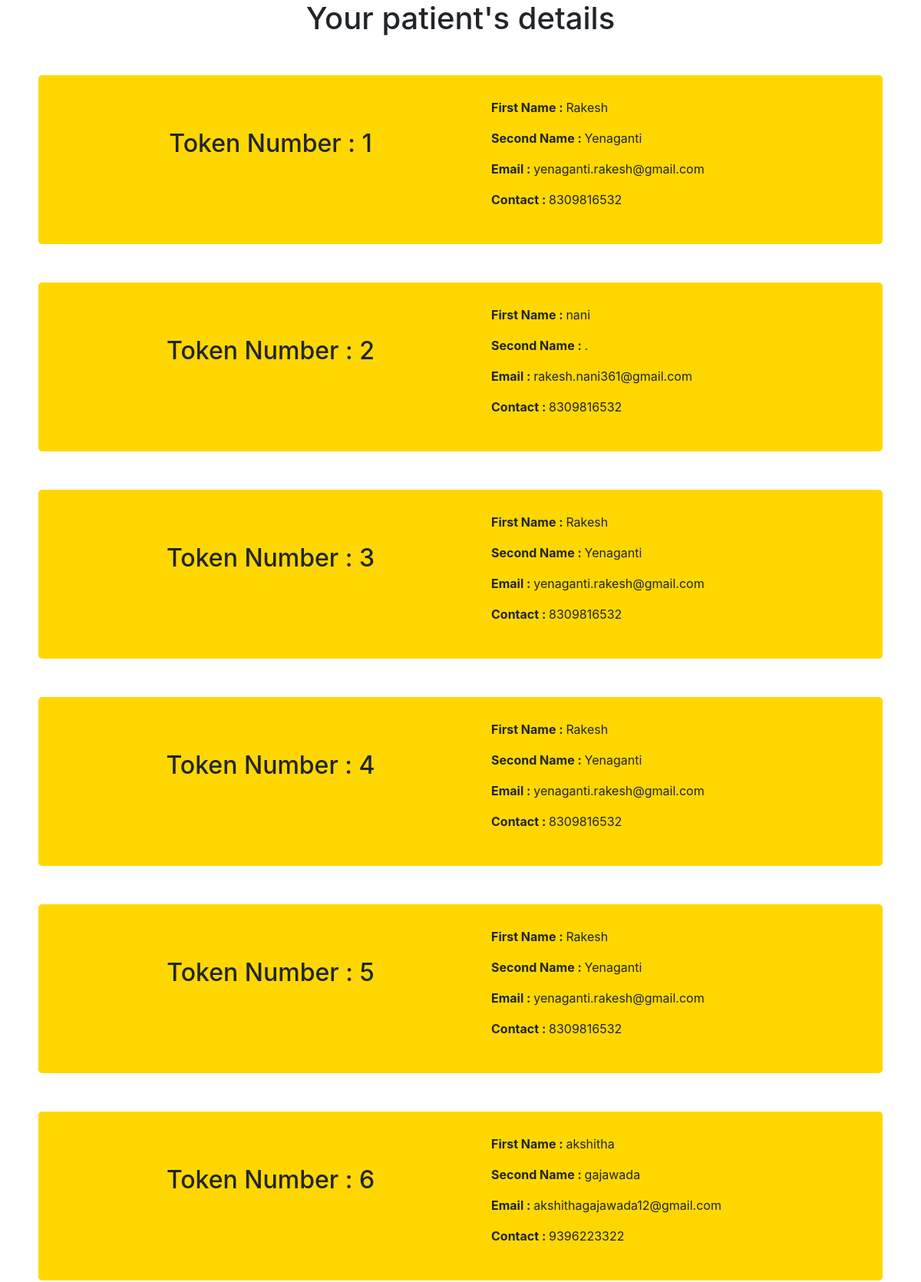
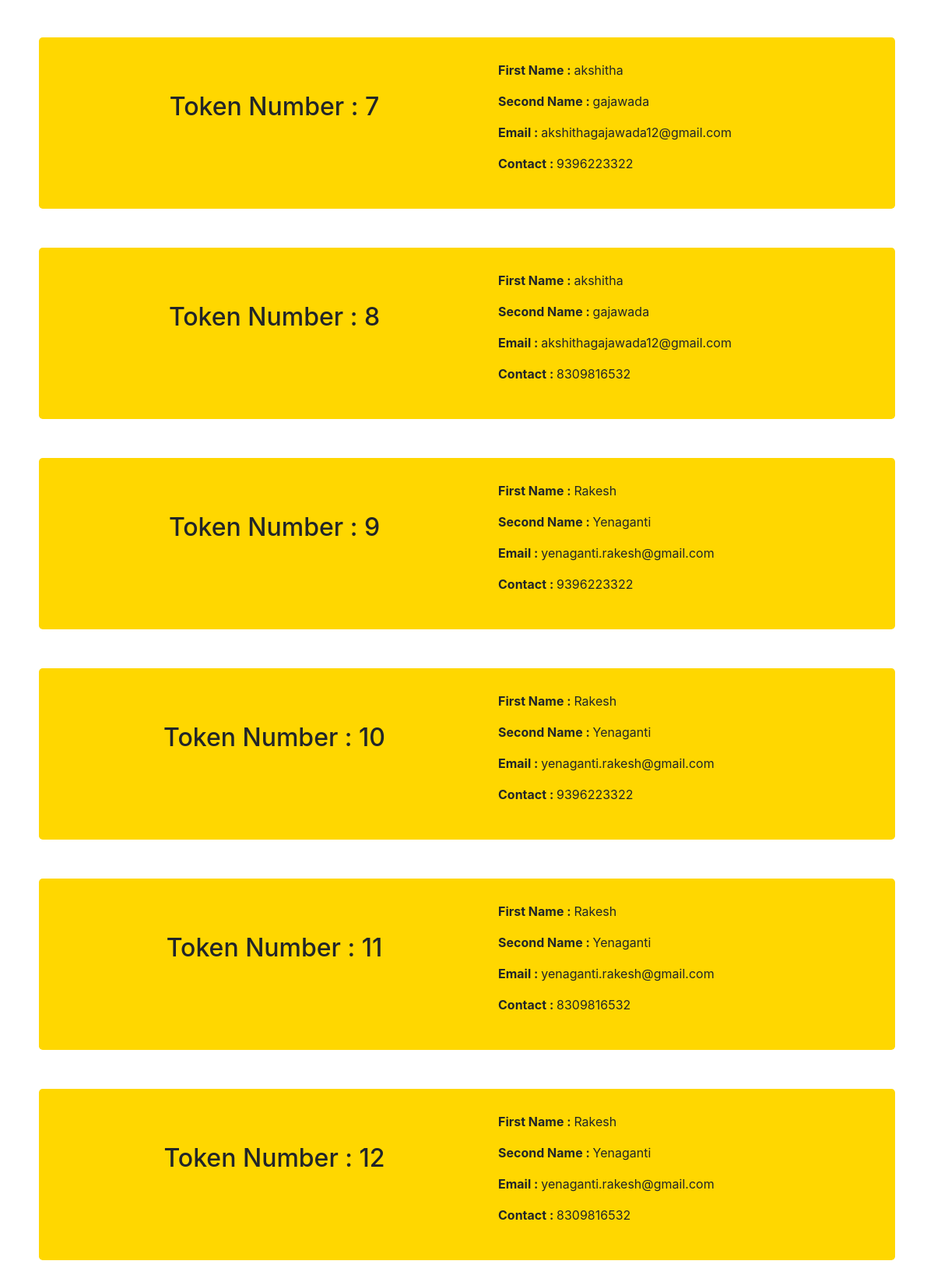
/doctordisplay/, run on the app's committed database (2 pictures, top to bottom).
### medtechapp/models.py (models this page shows, shortened)
class NewEntryTable(models.Model):
    fname=models.CharField(default='',max_length=100)
    lname=models.CharField(default='',max_length=100)
    email=models.CharField(default='',max_length=100)
    contact=models.CharField(default='',max_length=100)
    hname=models.CharField(default='',max_length=100)

### medtechapp/views.py (the view)
# urls.py: re_path(r'^doctordisplay/$',views.doctordisplay,name="doctordisplay"),
def doctordisplay(request):
    dochname=request.POST.get("dochname",'')
    hospitallist=NewEntryTable.objects.all()
    hlist=[]
    for h in hospitallist:
        if dochname==h.hname:
            hlist.append(h)
    return render(request,'medtechapp/doctordisplay.html',{"hlist":hlist})

### medtechapp/templates/medtechapp/doctordisplay.html (shortened to what this page needs)
<!doctype html>
<html lang="en">
  <head>
    <link rel="stylesheet" href="https://maxcdn.bootstrapcdn.com/bootstrap/4.0.0/css/bootstrap.min.css">
  </head>
  <body>
<h1 style="font-size: 40px;text-align:center;">Your patient's details</h1>
{% for hospital in hlist%}
<div class="jumbotron" style="padding:30px;margin:50px;background-color:gold;">
    <div class="container">
    <div class="row">
        <div class="col-lg" style="font-size: 20px;text-align:center;padding:40px;border: black;">
                <h2> Token Number :          {{ forloop.counter }}</h2>
        </div>
        <div class="col-lg">
                <p><b>First Name  : </b>{{ hospital.fname }}</p>
                <p><b>Second Name : </b>{{ hospital.lname }}</p>
                <p><b>Email       : </b>{{ hospital.email }}</p>
                <p><b>Contact     : </b>{{ hospital.contact }}</p>
        </div>
    </div>
    </div>
</div>
{% endfor %}
  </body>
</html>

### data on the page
NewEntryTable: fname "Rakesh", lname "Yenaganti", email "yenaganti.rakesh@gmail.com", contact "8309816532"
NewEntryTable: fname "nani", lname ".", email "rakesh.nani361@gmail.com", contact "8309816532"
NewEntryTable: fname "Rakesh", lname "Yenaganti", email "yenaganti.rakesh@gmail.com", contact "8309816532"
NewEntryTable: fname "Rakesh", lname "Yenaganti", email "yenaganti.rakesh@gmail.com", contact "8309816532"
NewEntryTable: fname "Rakesh", lname "Yenaganti", email "yenaganti.rakesh@gmail.com", contact "8309816532"
NewEntryTable: fname "akshitha", lname "gajawada", email "akshithagajawada12@gmail.com", contact "9396223322"
NewEntryTable: fname "akshitha", lname "gajawada", email "akshithagajawada12@gmail.com", contact "9396223322"
NewEntryTable: fname "akshitha", lname "gajawada", email "akshithagajawada12@gmail.com", contact "8309816532"
NewEntryTable: fname "Rakesh", lname "Yenaganti", email "yenaganti.rakesh@gmail.com", contact "9396223322"
NewEntryTable: fname "Rakesh", lname "Yenaganti", email "yenaganti.rakesh@gmail.com", contact "9396223322"
NewEntryTable: fname "Rakesh", lname "Yenaganti", email "yenaganti.rakesh@gmail.com", contact "8309816532"
NewEntryTable: fname "Rakesh", lname "Yenaganti", email "yenaganti.rakesh@gmail.com", contact "8309816532"
